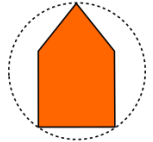
#> input picture testes openCV/4- shapes/templates/casa.png, 153 x 142 px
$ python teste4.py
#> lines starting #> are read from the running program, lines starting #| are printed output that depends on the picture
import cv2
import numpy as np
import glob

# Definição das cores esperadas para cada forma (em HSV)
colors = {
    "circulo": ((100, 150, 50), (140, 255, 255)),  # Azul
    "quadrado": ((0, 50, 0), (10, 255, 50)),       # Marrom escuro
    "triangulo": ((90, 50, 50), (130, 255, 150)),  # Azul escuro
    "hexagono": ((0, 150, 150), (10, 255, 255)),   # Vermelho
    "pentagono": ((0, 100, 100), (10, 255, 200)),  # Vermelho escuro
    "estrela": ((50, 100, 50), (70, 255, 255)),    # Verde
    "cruz": ((140, 100, 100), (160, 255, 255)),    # Rosa
    "casa": ((10, 150, 150), (20, 255, 255)),      # Laranja
}

# Carregar templates das formas geométricas
templates = {}
orb = cv2.ORB_create(nfeatures=500)

for template_path in glob.glob("templates/*.png"):
    # Nome do arquivo sem extensão
    name = template_path.split("/")[-1].split(".")[0]
    img = cv2.imread(template_path, cv2.IMREAD_GRAYSCALE)
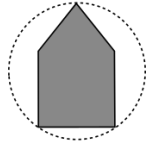
#> img: shape (142, 153); min 0, max 255, mean 205.2
    kp, des = orb.detectAndCompute(img, None)
#> kp = 16 keypoints; strongest (x, y, size): (114, 51, 31), (37, 51, 31), (37, 50, 37.2), (114, 50, 37.2)
    templates[name] = (kp, des, img)
#> pass 2 of the loop `for template_path in glob.glob("templates/*.png"):`:
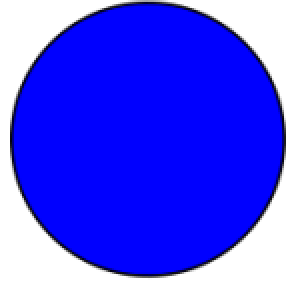
#> input picture testes openCV/4- shapes/templates/circulo.png, 148 x 141 px (shown 2 times larger)
#> `img = cv2.imread(template_path, cv2.IMREAD_GRAYSCALE)`:
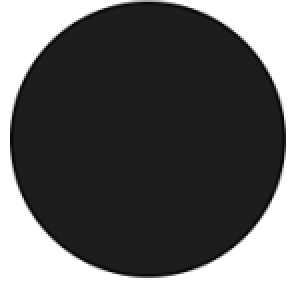
#> img: shape (141, 148) (shown 2 times larger); min 2, max 255, mean 92.2
#> kp = (); des = None
#> pass 3 of the loop `for template_path in glob.glob("templates/*.png"):`:
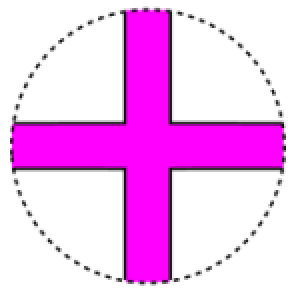
#> input picture testes openCV/4- shapes/templates/cruz.png, 144 x 146 px (shown 2 times larger)
#> `img = cv2.imread(template_path, cv2.IMREAD_GRAYSCALE)`:
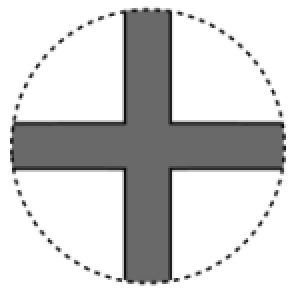
#> img: shape (146, 144) (shown 2 times larger); min 9, max 255, mean 205.9
#> kp = 20 keypoints; strongest (x, y, size): (87, 86, 31), (87, 59, 31), (60, 86, 31), (60, 59, 31)
#> the loop made 4 passes; the first 3 are shown

# Iniciar captura de vídeo
cap = cv2.VideoCapture(0)
flann = cv2.FlannBasedMatcher(
    dict(algorithm=6, table_number=6, key_size=12, multi_probe_level=1),
    {}
)

while True:
    ret, frame = cap.read()
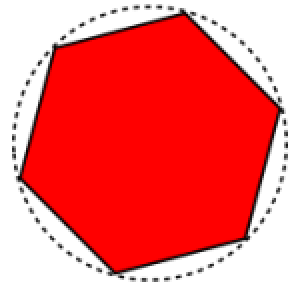
#> input picture testes openCV/4- shapes/templates/hexagono.png, 148 x 141 px, given in place of the camera (shown 2 times larger)
#> frame is the input picture: shape (141, 148, 3); mean B, G, R 103.6, 103.6, 243.9
    if not ret:
        break

    hsv = cv2.cvtColor(frame, cv2.COLOR_BGR2HSV)
#> hsv: shape (141, 148, 3); mean H, S, V 0, 143.8, 243.9
    gray = cv2.cvtColor(frame, cv2.COLOR_BGR2GRAY)
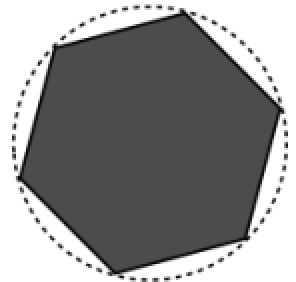
#> gray: shape (141, 148) (shown 2 times larger); min 4, max 255, mean 145.4

    kp_scene, des_scene = orb.detectAndCompute(gray, None)
#> kp_scene = (); des_scene = None

    for shape_name, (kp_template, des_template, template_img) in templates.items():
        if des_scene is None or des_template is None:
            continue

        matches = flann.knnMatch(des_template, des_scene, k=2)
        good_matches = [m for match in matches if len(match) > 1 for m, n in [match] if m.distance < 0.7 * n.distance]


        if len(good_matches) > 10:
            src_pts = np.float32(
              [kp_template[m.queryIdx].pt for m in good_matches]
            ).reshape(-1, 1, 2)
            dst_pts = np.float32(
              [kp_scene[m.trainIdx].pt for m in good_matches]
            ).reshape(-1, 1, 2)
            M, mask = cv2.findHomography(src_pts, dst_pts, cv2.RANSAC, 5.0)

            if M is not None:
                h, w = template_img.shape
                pts = np.float32([[0, 0], [w, 0], [w, h], [0, h]]).reshape(-1, 1, 2)
                dst = cv2.perspectiveTransform(pts, M)

                # Verifica a cor na região detectada
                x_min, y_min = np.int32(dst.min(axis=0)).flatten()
                x_max, y_max = np.int32(dst.max(axis=0)).flatten()

                if 0 <= x_min < frame.shape[1] and 0 <= y_min < frame.shape[0] and \
                   0 <= x_max < frame.shape[1] and 0 <= y_max < frame.shape[0]:

                    roi = hsv[y_min:y_max, x_min:x_max]
                    lower, upper = colors[shape_name]
                    mask = cv2.inRange(roi, lower, upper)

                    # Certifica que a cor corresponde
                    if np.sum(mask) > 1000:
                        cv2.polylines(frame, [np.int32(dst)], True, (0, 255, 0), 3)
                        cv2.putText(
                            frame, shape_name, (x_min, y_min - 10),
                            cv2.FONT_HERSHEY_SIMPLEX, 0.8, (0, 255, 0), 2
                        )
#> this loop made 4 passes

    cv2.imshow("Shape Detection", frame)

    if cv2.waitKey(1) & 0xFF == ord('q'):
#> (key q is pressed here)
        break

cap.release()
cv2.destroyAllWindows()
